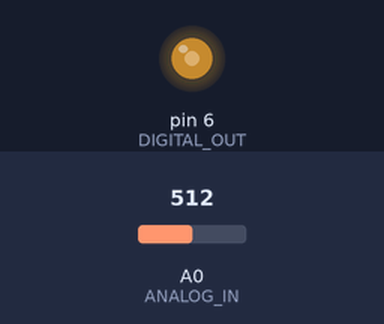
A sketch run on a simulated Arduino Uno, built with avr-gcc and run on an emulated ATmega328P. Parts: output pins drawn as LEDs (lit = HIGH). Inputs (shaded band) come from the test bench; at power-on: A0 (ANALOG_IN) = 512.

Above: at 1.2 s.
1.3 s: A0 (ANALOG_IN) set to 716
At 1.6 s:
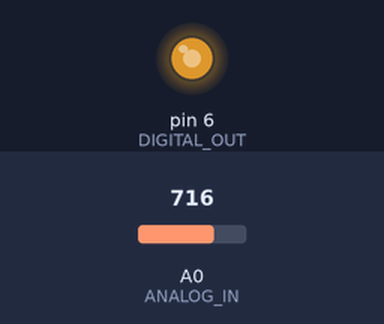
2.8 s: A0 (ANALOG_IN) set to 900
At 3.9 s:
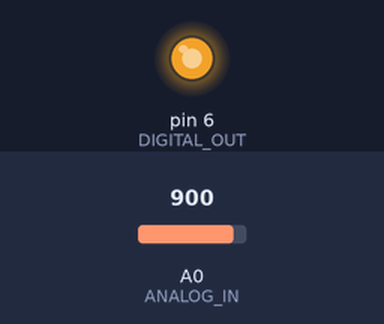
4.3 s: A0 (ANALOG_IN) set to 122
At 5.1 s:
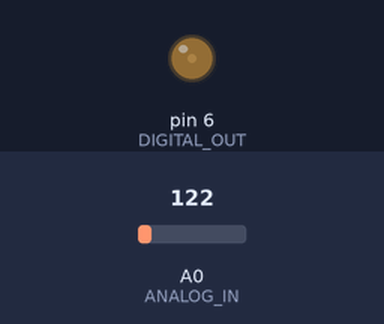
5.8 s: A0 (ANALOG_IN) set to 0
At 6.2 s:
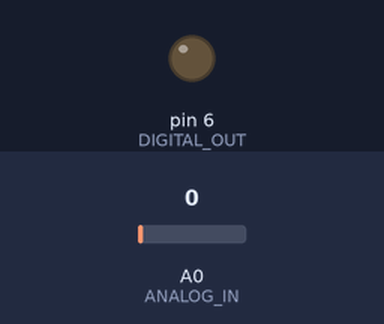
Timing chart, 0 to 8.3 s (numbered marks = the images above; inputs shaded):
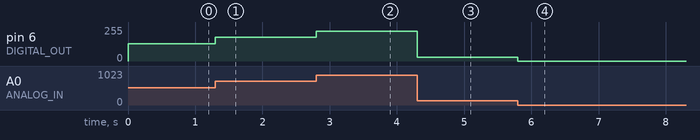

Measured:
- after the input at 1.3 s, pin 6 (DIGITAL_OUT): 128/255 → 179/255 at once
- after the input at 2.8 s, pin 6 (DIGITAL_OUT): 179/255 → 225/255 at once
- after the input at 4.3 s, pin 6 (DIGITAL_OUT): 225/255 → 30/255 at once
- after the input at 5.8 s, pin 6 (DIGITAL_OUT): 30/255 → 0/255 at once

The sketch:

warmup1.ino
```cpp
/*#!#!#!#!#!#!#!#!#!#!#!#!#!#!#!#!#!#!#!#!#!#!#!#!#!
!
#
!	Name:       Nicholas Martinez
#	Class:		COMP 522 - Section 21648
!	Instructor:	Adam Kaplan
#	Date:		9/2/2020
!
#	        Warmup 1
!
#!#!#!#!#!#!#!#!#!#!#!#!#!#!#!#!#!#!#!#!#!#!#!#!#!#!*/


/* Some macros for pins and constants */
#define ANALOG_IN A0
#define DIGITAL_OUT 6
#define MAP_SIZE 1024
#define MAP_OFFSET 4


/* Make some space to map the values from (0-1023) to (0-255) */
unsigned char a2d[MAP_SIZE];

/* Perform the mapping operation on setup */
void setup() {

    /* Since 1024/256 = 4, each set of 4 in 1024 will map to 1 number in 256 */
    for (short i=0, j=0; i < MAP_SIZE; i+= MAP_OFFSET, ++j)

        /* Map 'j' (increments by 1) to the offset 'i' (increments by 4) of a2d[] */
        memset(a2d+i, j, MAP_OFFSET);
}


/* Write out the mapped value of what is read in */
void loop() {

    /* Quick access to a2d map value for writing out */
    analogWrite(DIGITAL_OUT, a2d[analogRead(ANALOG_IN)]);
}
```
